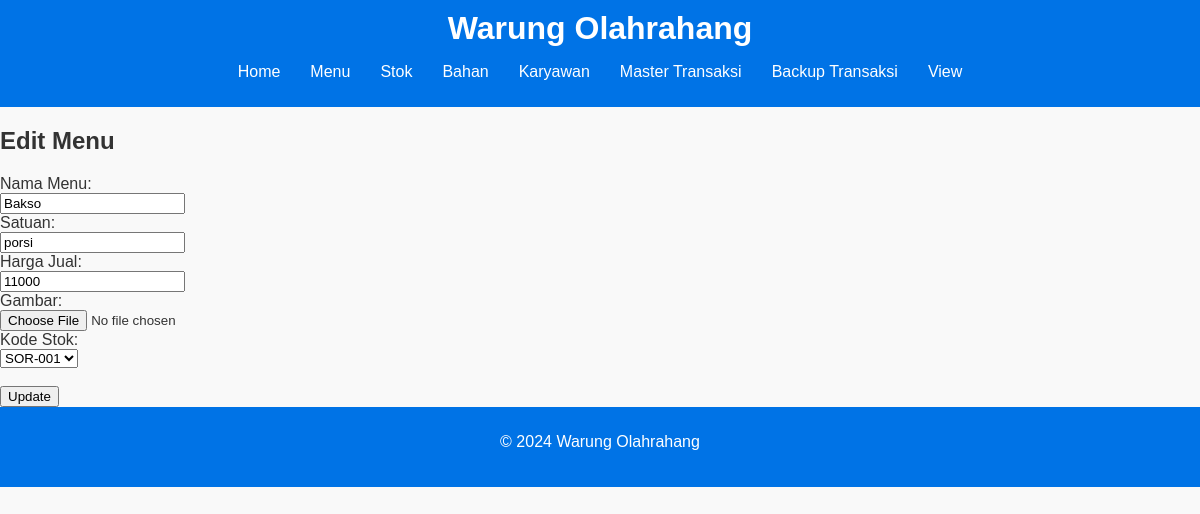
/menu/update.php?kd_menu=MOR-033, run on the app's committed database.
### tables this page shows
CREATE TABLE `menu` (
  `kd_menu` char(10) NOT NULL,
  `nm_menu` char(30) NOT NULL,
  `satuan` char(10) NOT NULL,
  `hrg_jual` int(10) NOT NULL,
  `gbr` blob DEFAULT NULL,
  `kd_stok` char(10) DEFAULT NULL
);

### menu/update.php (the view, shortened to what this page needs)
<?php include('../partials/header.php'); ?>
<?php include('../config/database.php'); ?>
<h2>Edit Menu</h2>
<?php
$kd_menu = $_GET['kd_menu'];
$sql = "SELECT * FROM menu WHERE kd_menu='$kd_menu'";
$result = $conn->query($sql);
$row = $result->fetch_assoc();
?>
<form action="" method="post" enctype="multipart/form-data">
    <label for="nm_menu">Nama Menu:</label><br>
    <input type="text" id="nm_menu" name="nm_menu" value="<?php echo $row['nm_menu']; ?>"><br>
    <label for="satuan">Satuan:</label><br>
    <input type="text" id="satuan" name="satuan" value="<?php echo $row['satuan']; ?>"><br>
    <label for="hrg_jual">Harga Jual:</label><br>
    <input type="number" id="hrg_jual" name="hrg_jual" value="<?php echo $row['hrg_jual']; ?>"><br>
    <label for="gbr">Gambar:</label><br>
    <input type="file" id="gbr" name="gbr"><br>
    <label for="kd_stok">Kode Stok:</label><br>
    <select id="kd_stok" name="kd_stok" required>
        <option value="<?php echo $row['kd_stok']; ?>"><?php echo $row['kd_stok']; ?></option>
    </select><br><br>
    <input type="submit" name="submit" value="Update">
</form>
<?php include('../partials/footer.php'); ?>

### css/style.css (style rules this page uses)
body { font-family: Arial, sans-serif; margin: 0; padding: 0; background-color: #f9f9f9; color: #333; }

### data on the page
menu: nm_menu "Bakso", satuan "porsi", hrg_jual "11000", kd_stok "SOR-001"
